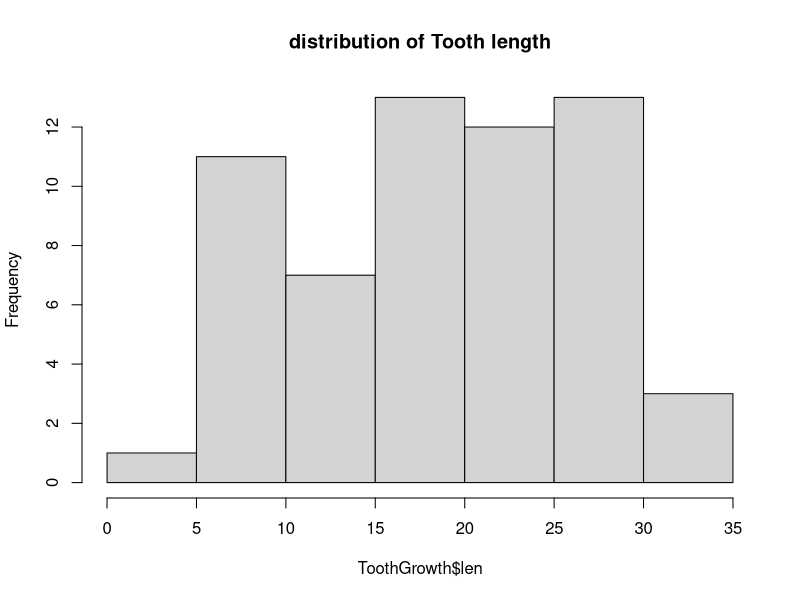
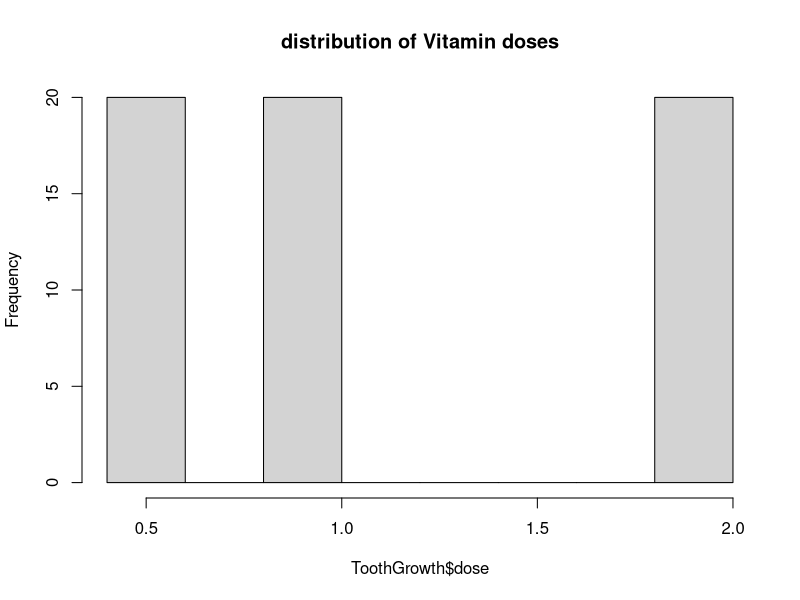
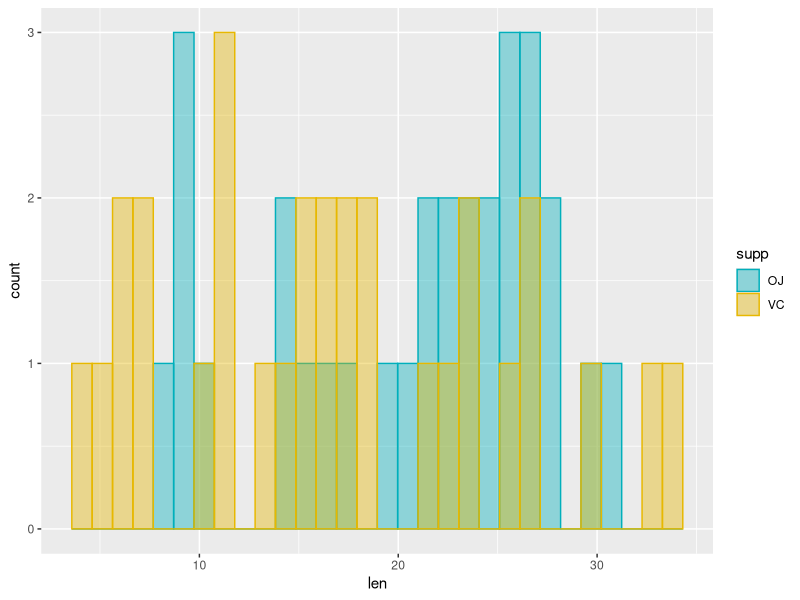

Generate these figures, in order, with R:
## ---- chunk 1
knitr::opts_chunk$set(echo = TRUE)
## ---- chunk 2
# Loading the dataset
data(ToothGrowth)  
# Getting general overview of the data  
str(ToothGrowth)  
# Getting summary statistics.
summary(ToothGrowth)  
# Let's visualize the distribution of the numerical values
hist(ToothGrowth$len, main = "distribution of Tooth length")  
hist(ToothGrowth$dose, main = "distribution of Vitamin doses")

## ---- chunk 3
# We call use ggplot2 to show the distributions  
library(ggplot2)
# Building the histograms based on supp variable  
ggplot(ToothGrowth, aes(x = len)) +
  geom_histogram(aes(color = supp, fill = supp), 
                position = "identity", alpha = 0.4) +
  scale_color_manual(values = c("#00AFBB", "#E7B800")) +
  scale_fill_manual(values = c("#00AFBB", "#E7B800"))

## ---- chunk 4
# Let's call the dplyr package
library(dplyr)
# means & standard error computation  
ToothGrowth %>% group_by(supp) %>% summarize(mean_len = mean(len))

